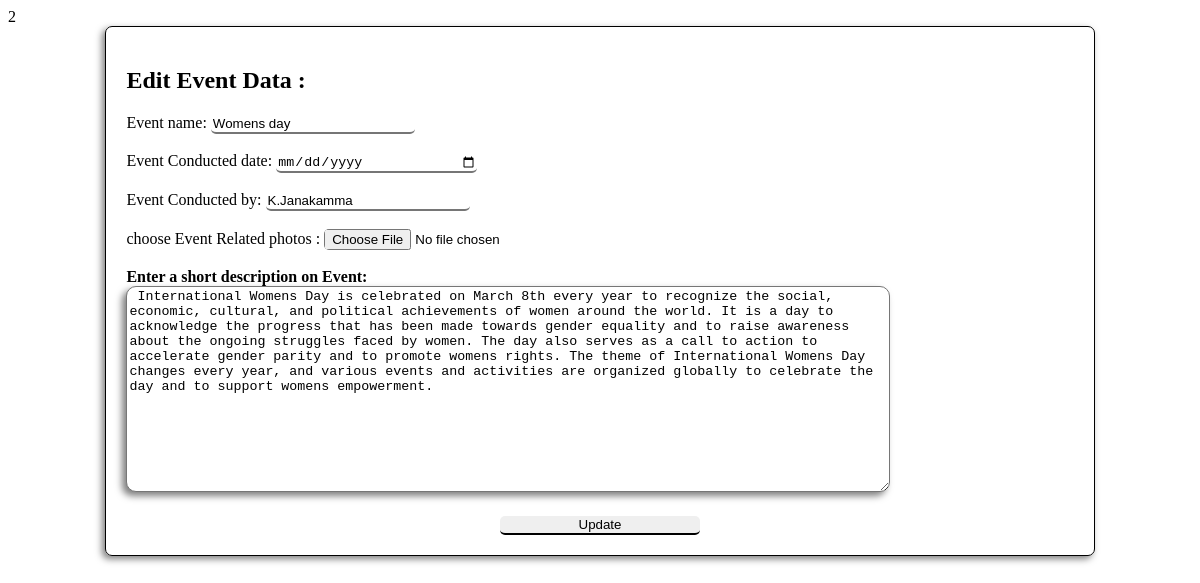
The page /admin/eventspost.php?editid=2 on the database its author committed.
### tables this page shows
CREATE TABLE `completed_events` (
  `id` int(11) NOT NULL,
  `Event_name` varchar(999) NOT NULL,
  `About_Event` varchar(999) NOT NULL,
  `Event_conducted_by` varchar(999) NOT NULL,
  `Event_conducted_date` date NOT NULL,
  `eve_imgs` varchar(999) NOT NULL
);

### admin/eventspost.php (the view, shortened to what this page needs)
<!DOCTYPE html>
<html lang="en">
<head>
</head>
<body>
    <?php
     $con =mysqli_connect('localhost','root','','id20532735_gptplpt2');
     if($con->connect_error ){
        die('Connection Failed'.$con->connect_error);
     }
     elseif(isset($_GET['editid'])){
        $editd=$_GET['editid'];
        echo $editd;
        $sql="SELECT * FROM `completed_events` WHERE id=$editd ";
        $res=mysqli_query($con,$sql);
        $row=mysqli_fetch_assoc($res);
        ?>
        <div class="completed_events">
            <form   method="post" enctype="multipart/form-data">
                        <h2>Edit Event Data :</h2>
                <label for="event_name">Event name:</label>
                <input type="text" name="Event_name" id="event_name" autocomplete="off" value="<?php echo "$row[Event_name]" ?>" required><br><br>
                <label for="event_date">Event Conducted date:</label>
                <input type="date" dateformat="M d y" name="Event_date" id="event_date" autocomplete="off"  required><br><br>
                <label for="cond_by">Event Conducted by:</label>
                <input type="text" name="Event_conducted_by" id="cond_by" autocomplete="off" value="<?php echo"$row[Event_conducted_by]" ;?>" required><br><br>
                <label for="events_imgs">choose Event Related photos :</label>
                <input type="file" name="EventImg" autocomplete="off" value="<?php echo "images/Events_img/".$row['eve_imgs']; ?>"><br><br>
                <label for="about_event"><b>Enter a short description on Event:</b></label>
                <textarea name="About_Event" id="about_event" autocomplete="off"required ><?php echo" $row[About_Event]" ;?></textarea>
                <center> <input type="submit" value="Update" id="post_eve" height="60px" name="update_event"></center>
            </form>
        </div>
<?php
     }
?>
</body>
</html>

### admin/eventspost.php (style rules this page uses)
.completed_events { padding:20px ; margin:auto; display: block; width:80%; height:95%; border:1px solid; border-radius: 7px; box-shadow: -3px 3px 7px rgb(0,0,0,0.5); }
.completed_events form input { width: 200px; border-top: none; border-left:none; border-right: none; border-radius: 5px; }
#about_event { width: 80%; height: 200px; margin: auto; border-radius: 10px; box-shadow:-4px 4px 7px rgb(0,0,0,0.5) ; }
#post_eve { margin-top: 20px; }

### rows shown on the page
completed_events: Event_name "Womens day", Event_conducted_by "K.Janakamma", About_Event "International Womens Day is celebrated on March 8th every year to recognize the social, economic, cultural, and political achievements of women around the world. It is a day to acknowledge the progress that has been made towards gender equality and to raise awareness about the ongoing struggles faced by women. The day also serves as a call to action to accelerate gender parity and to promote womens rights. The theme of International Womens Day changes every year, and various events and activities are organized globally to celebrate the day and to support womens empowerment."

### other values the page prints
$editd "2"
